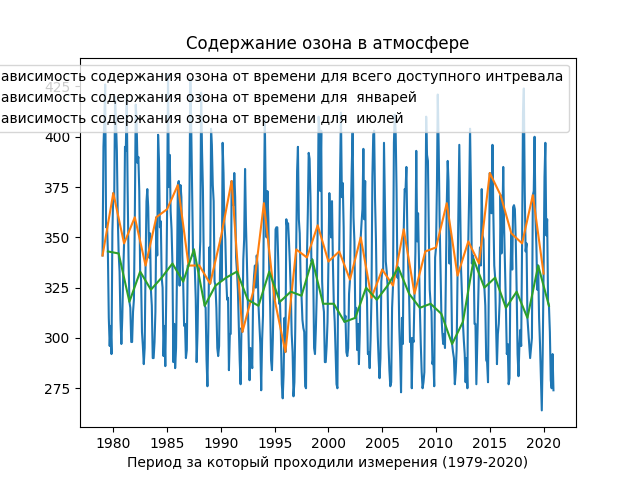

Source code (Python):
import numpy as np
import pandas as pd
import argparse
import matplotlib.pyplot as plt
from scipy.io import netcdf

with netcdf.netcdf_file('/Users/akonkina/Downloads/MSR-2.nc', mmap=False) as nf:
    data = nf.variables
    ozon = data['Average_O3_column'].data
    lat = data['latitude'].data
    long = data['longitude'].data
    time = data['time'].data
    parser = argparse.ArgumentParser()
    parser.add_argument('longitude', metavar='LON', type=float, help='Longitude, deg')
    parser.add_argument('latitude', metavar='LAT', type=float, help='Latitude, deg')

    if __name__ == "__main__":
        args = parser.parse_args()
        print(args.longitude, args.latitude)

    la = np.searchsorted(lat, args.latitude)
    lo = np.searchsorted(long, args.longitude)

    z = ozon[:, la, lo]
    mean_1 = np.mean(z)
    max_1 = np.max(z)
    min_1 = np.min(z)
    y = ozon[0:len(z):12, la, lo]
    mean_2 = np.mean(y)
    max_2 = np.max(y)
    min_2 = np.min(y)
    x = ozon[6:len(z):12, la, lo]
    mean_3 = np.mean(x)
    max_3 = np.max(x)
    min_3 = np.min(x)
    year = np.fix((1970 + time / 12))
    month = (time % 12 + 1)
    day = np.ones(len(month))
    times = pd.DataFrame({'year': year,
                          'month': month, 'day': day})
    times = np.array(pd.to_datetime(times))
    df_all = pd.DataFrame({'year': times, 'ozon': z})
    df_jan = pd.DataFrame({'year': times[0:len(z):12], 'ozon': y})
    df_july = pd.DataFrame({'year': times[6:len(z):12], 'ozon': x})
    plt.plot(df_all['year'], df_all['ozon'],
             label='Зависимость содержания озона от времени для всего доступного интревала')
    plt.plot(df_jan['year'], df_jan['ozon'], label='Зависимость содержания озона от времени для  январей')
    plt.plot(df_july['year'], df_july['ozon'], label='Зависимость содержания озона от времени для  июлей')
    plt.xlabel('Период за который проходили измерения (1979-2020)')
    plt.title('Содержание озона в атмосфере')
    plt.legend()
    plt.savefig('ozon.png')
    plt.show()

    import json

    d = {
        "coordinates": [37.66, 55.77],
        "jan": {
            "min": float(min_1),
            "max": float(max_2),
            "mean": round(mean_2, 2)
        },
        "jul": {
            "min": float(min_3),
            "max": float(max_3),
            "mean": round(mean_3, 2)
        },
        "all": {
            "min": float(min_1),
            "max": float(max_1),
            "mean": round(mean_1, 2)
        }
    }

    with open('ozon.json', 'w') as f:
        json.dump(d, f)
